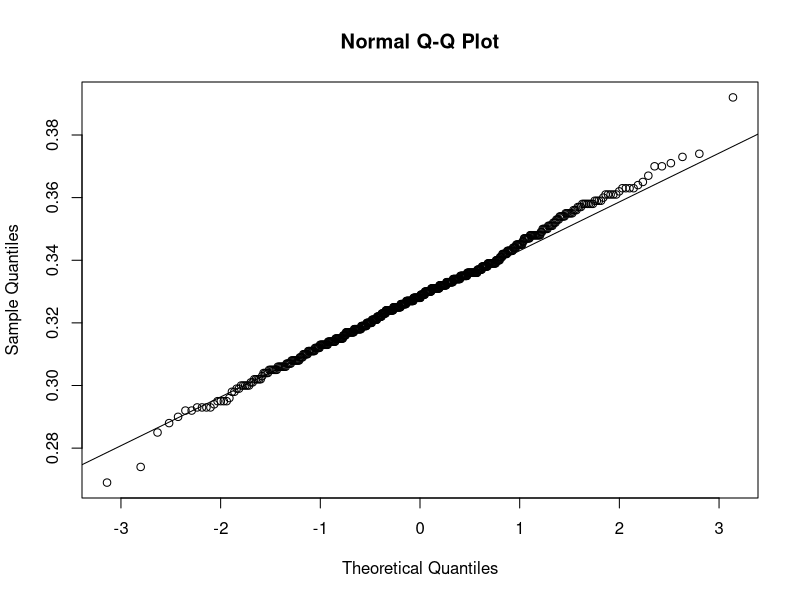
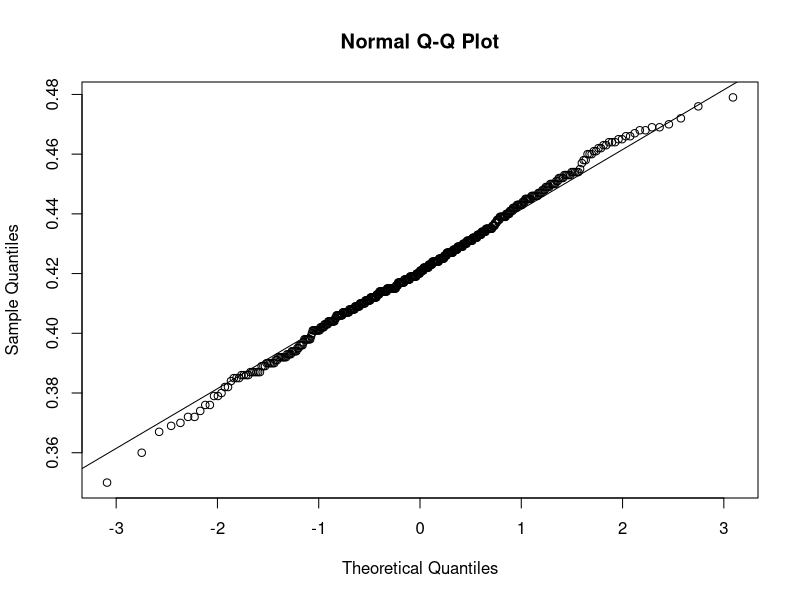
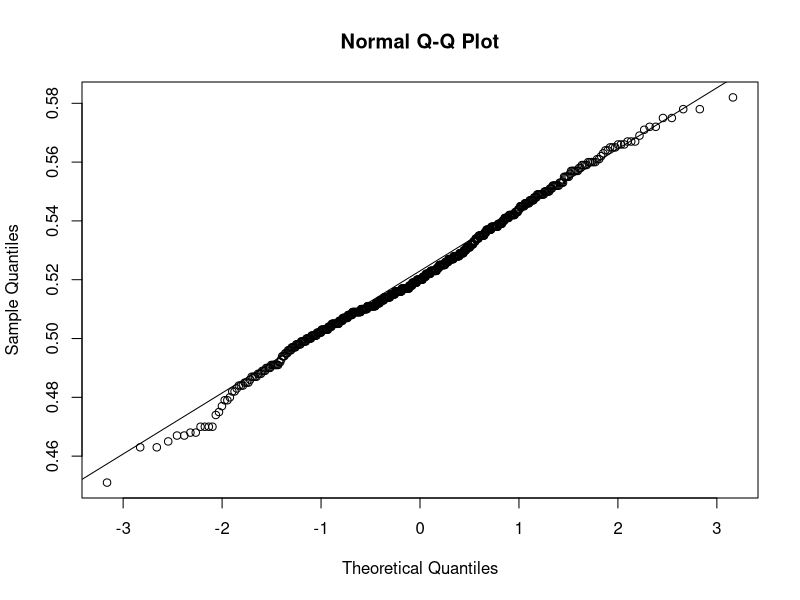

Write the R code that produced these figures, in order.
rm(list = ls())
data = read.csv("Data/sciodrepoides_delka_r.csv", header=TRUE, sep = ";")
data_l1 = read.csv ("Data/sciodrepoides_delka_L1.csv", header=TRUE, sep = ";")
data_l2 = read.csv ("Data/sciodrepoides_delka_L2.csv", header=TRUE, sep = ";")
data_l3 = read.csv ("Data/sciodrepoides_delka_L3.csv", header=TRUE, sep = ";")
head(data)
summary(data$instar)
class(data$instar)
class (data$oblast)
class (data$teplota)
data$teplota = as.factor (data$teplota) # for length/temperature models
summary (data)

library(ggplot2)

#NORMALITA
qqnorm(data_l1$delka)
qqline(data_l1$delka)
qqnorm(data_l2$delka)
qqline(data_l2$delka)
qqnorm(data_l3$delka)
qqline(data_l3$delka)

#basic characteristics of dataset
mean (data_l1$delka)
mean (data_l2$delka)
mean (data_l3$delka)

sd (data_l1$delka)
sd (data_l2$delka)
sd (data_l3$delka)


#data renaming
#renaming factors for legend
dm = data
str(dm)
levels (dm$instar)[levels(dm$instar)=="l1"] = "L1"
levels (dm$instar)[levels(dm$instar)=="l2"] = "L2"
levels (dm$instar)[levels(dm$instar)=="l3"] = "L3"
levels (dm$instar)[levels(dm$instar)=="adult"] = "Pupae"
names(dm)[names(dm)=="instar"] = "Stage"

# plot of lengths in different instars
tiff (filename="exports/sciodrepoides_length.tiff", width=5000, height=6000, 
      compression="lzw", res= 800)
qplot (dm$Stage,dm$delka,
       geom="boxplot",
      xlab=substitute("Instar"),
      ylab=substitute ("Width (mm)"))
dev.off()


# tiff (filename="exports/sciodrepoides_length.tiff", width=5000, height=6000, 
#       compression="lzw", res= 800)
# plot (data$delka~data$instar,
#       xlab="Instar",
#       ylab="Length (mm)")
# dev.off()

#number of observations in each instar
length (data_l1$delka)
length (data_l2$delka)
length (data_l3$delka)
#number of individuals in each instar photographed
levels (data$jedinec) #263 individuals were photographed in total
levels (data_l1$jedinec) # 252 individuals were photographed of L1 class
levels (data_l2$jedinec) # 175 individuals were photographed of L2 class
levels (data_l3$jedinec) # 127 individuals were photographed of L3 class

#maximum and minimum width of each instar
summary (data_l1$delka)
summary (data_l2$delka)
summary (data_l3$delka)


